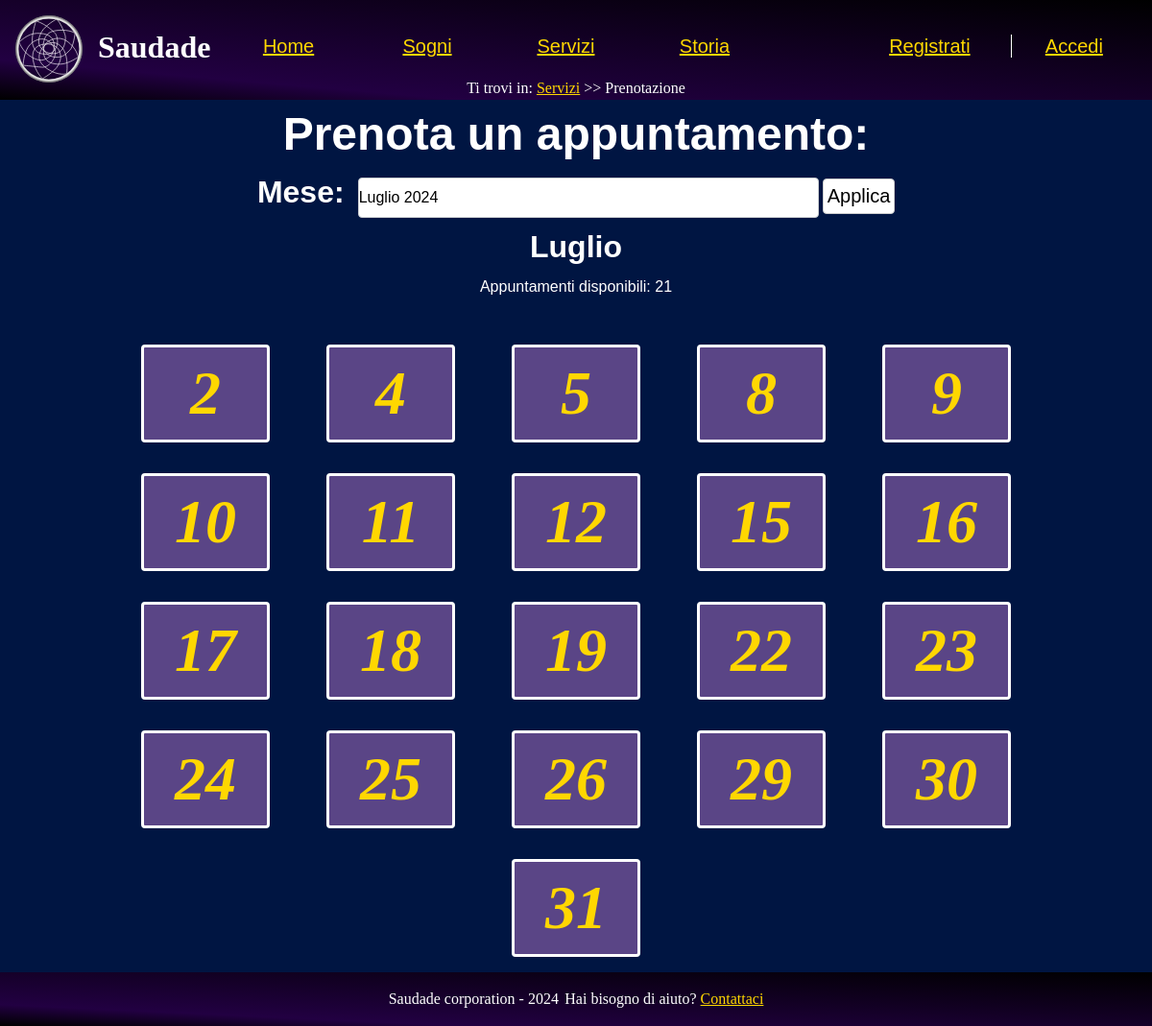
The app's page /src/php/calendario.php?data=7-2024, older data.
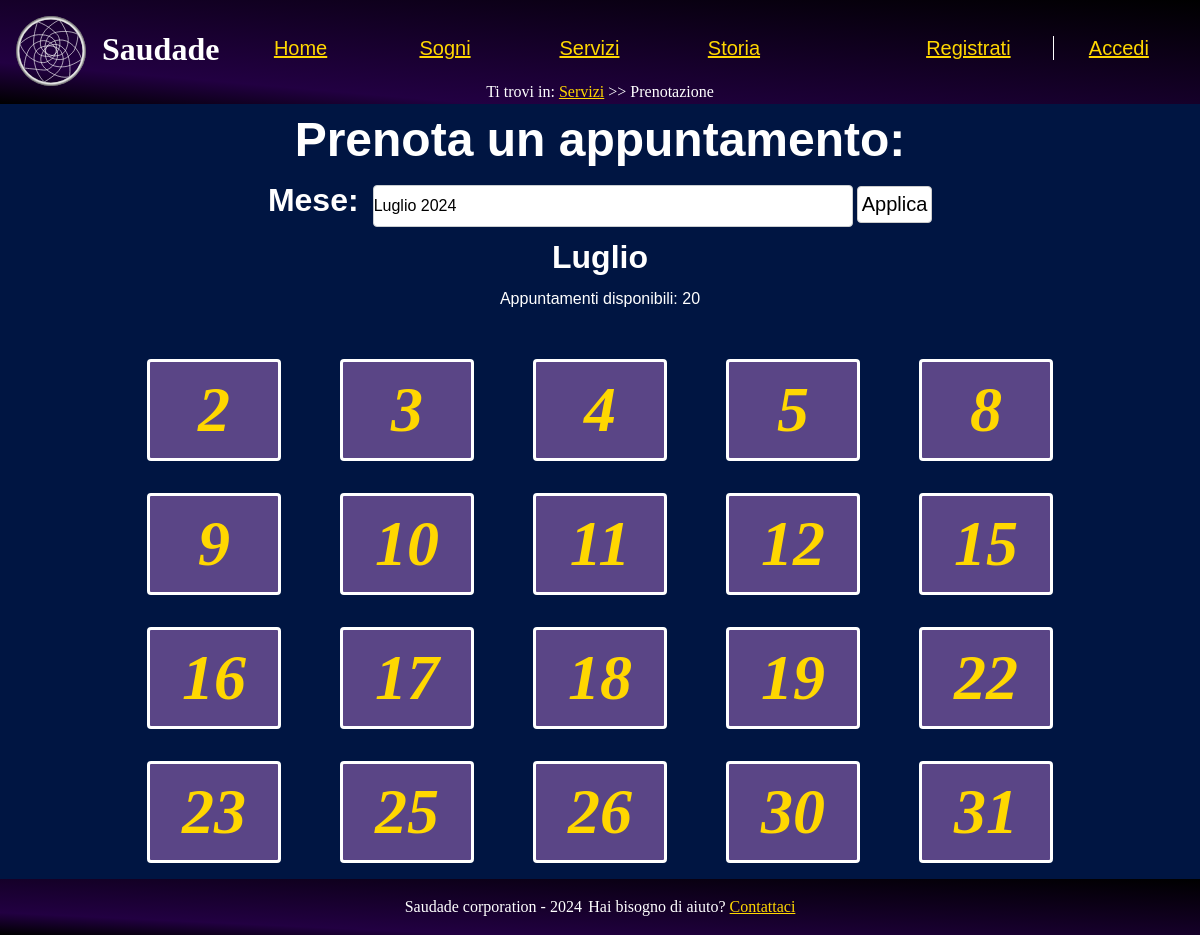
The same page, newer data.
### tables this page shows
CREATE TABLE prenotazioni (
  data DATE PRIMARY KEY,
  user_name VARCHAR(20),
  FOREIGN KEY (user_name) REFERENCES utenti(user_name) ON DELETE CASCADE ON UPDATE CASCADE,
  UNIQUE (user_name)
);

### src/php/functions.php (called while the page is built, shortened)
<?php
class Functions {
    private $connection;
    public function openDBConnection(){
        global $HOST_DB, $USERNAME, $PASSWORD, $DATABASE_NAME;
        $this->connection = mysqli_connect(
            $HOST_DB,
            $USERNAME,
            $PASSWORD,
            $DATABASE_NAME
        );
        $this->connection->set_charset("utf8");
        return mysqli_connect_errno() == 0;
    }
    public function getConnection(){
        return $this->connection;
    }
    public function executeQuery($query){
        if ($this->openDBConnection()) {
            $risultato = mysqli_query($this->connection, $query) or die("Errore di connessione" . mysqli_error($this->connection));
        } else {
            $risultato = null;
        }
        return $risultato;
    }
}

### src/php/calendario.php (the view, shortened to what the changed rows need)
<?php
    require_once("newPage.php");
    require_once("functions.php");
    $pagina = new newPage("../html/calendario.html", "Ottieni chip", "Ottieni il tuo chip", "Pagina prenotazione chip");
    $functions = new functions();
    $arrayMesi = array("", "Gennaio", "Febbraio", "Marzo", "Aprile", "Maggio", "Giugno", "Luglio", "Agosto", "Settembre", "Ottobre", "Novembre", "Dicembre");
    if(isset($_GET['data']) && !empty($_GET['data'])){
        $valore = $_GET['data'];
        $valori = explode('-', $valore);
        if(isset($valori[0]) && isset($valori[1])){
            $mese = $valori[0];
            $anno = $valori[1];
            if($mese>=1 && $mese <=12 && $anno>=date('Y')){
                $dataInput = new DateTime("$anno-$mese-01");
                if ($dataInput < new DateTime()) {
                    $dataInizioQuery = (new DateTime())->format("Y-m-d");
                } else {
                    $dataInizioQuery = $dataInput->format("Y-m-d");
                }
                $dataFineQuery = $anno."-".$mese."-"."31";
                $pagina->modificaHTML("{mesePrenotazione}", $arrayMesi[$mese]);
                $pagina->modificaHTML("{annoPrenotazione}", $anno);
                $functions->openDBConnection();
                $stmt = $functions->getConnection()->prepare("SELECT COUNT(DISTINCT data) AS num_date FROM prenotazioni WHERE user_name IS NULL AND data BETWEEN ? AND ?;");
                $stmt->bind_param("ss", $dataInizioQuery, $dataFineQuery);
                $stmt->execute();
                $risultato = $stmt->get_result();
                if ($risultato->num_rows > 0) {
                    $riga = $risultato->fetch_assoc();
                    $numeroAppuntamenti = $riga['num_date'];
                    $pagina->modificaHTML("{numeroAppuntamenti}", $numeroAppuntamenti);
                } else {
                    $pagina->modificaHTML("{numeroAppuntamenti}", "errore");
                }
                $stmt = $functions->getConnection()->prepare("SELECT DISTINCT(data) FROM prenotazioni WHERE user_name IS NULL AND data BETWEEN ? AND ?;");
                $stmt->bind_param("ss", $dataInizioQuery, $dataFineQuery);
                $stmt->execute();
                $risultato = $stmt->get_result();
                if($risultato == null)
                    $pagina->printErrorPage("Data non trovata");
                else{
                    if(mysqli_num_rows($risultato) > 0){
                        $placeHolderData = "";
                        foreach( $risultato as $row){
                            $giorno = substr($row['data'], 8, 2);
                            $giorno = ltrim($giorno, '0');
                            $placeHolderData .= "<li><a href=\"prenotazione.php?data=".$row['data']."\">".$giorno ."</a></li>";
                        }
                        $pagina->modificaHTML("{data}", $placeHolderData);
                    }else{
                        $pagina->modificaHTML("{data}", "Ancora nessuna data disponibile nel periodo selezionato");
                    }
                }
            }
        }else
            $pagina->modificaHTML("{data}", "Data selezionata non valida, scegliere una data esistente");
    }else{
        $pagina->modificaHTML("{data}", "Data selezionata non valida, scegliere una data esistente");
    }
    $dateTabella = $functions->executeQuery("SELECT DISTINCT YEAR(data) AS anno, MONTH(data) AS mese FROM prenotazioni;");
    if($dateTabella == null){
        $pagina->printErrorPage("Errore di connessione al server, riprovare più tardi");
    }else{
        $dateMenu = "";
        foreach($dateTabella as $row){
            if(isset($mese) && isset($anno) && $row['mese'] == $mese && $row['anno'] == $anno)
                $selezionato = "disabled selected";
            else
                $selezionato = "";
            $dateMenu .= "<option value=\"".$row['mese']."-".$row['anno']."\"".$selezionato."> ".$arrayMesi[$row['mese']]." ".$row['anno']." </option>";
        }
    }

### src/php/newPage.php (shortened to what the changed rows need)
<?php
class newPage{
    private $strutturaHTML = "";
    public $testoFooter = "<p>Saudade <span lang=\"en\">corporation</span> - 2024 </p>";
    public function __construct($template, $titoloPagina, $keywords, $description){
        $paginaTemplate = file_get_contents($template);
        $this->strutturaHTML = file_get_contents("../html/generalTemplate.html");
        $this->strutturaHTML = str_replace("{titoloPagina}", $titoloPagina , $this->strutturaHTML);
        $this->strutturaHTML = str_replace("{metaKeywords}", "Saudade, ".$keywords , $this->strutturaHTML);
        $this->strutturaHTML = str_replace("{metaDescription}", $description , $this->strutturaHTML);
        if($template == "../html/contatta.html"){
            $this->strutturaHTML = str_replace("{testoFooter}", $this->testoFooter, $this->strutturaHTML);
        }else{
            $this->strutturaHTML = str_replace("{testoFooter}", $this->testoFooter."<p> Hai bisogno di aiuto? <a href=\"../php/contatta.php\">Contattaci</a></p>", $this->strutturaHTML);
        }
        $this->strutturaHTML = str_replace("{contenutoMain}", $paginaTemplate, $this->strutturaHTML);
    }
    public function modificaHTML($segnaposto, $dati){
        $this->strutturaHTML = str_replace($segnaposto, $dati, $this->strutturaHTML);
    }
    public function printNavBar($currentPage=null){
        $navBar = file_get_contents("../html/navBarTemplate.html");
        if($currentPage == "../html/index.html"){
            $navBar = str_replace("{homeLink}", "<li><span lang=\"en\">Home</span></li>", $navBar);
            $navBar = str_replace("{logo}", "<img id=\"logo\" alt=\"logo dell'azienda\" src=\"../assets/logo.svg\">
                <img id=\"logo_stampa\" alt=\"logo dell'azienda\" src=\"../assets/logo.svg\">", $navBar);
            $navBar = str_replace("{breadcrumb}", "<span lang=\"en\">Home</span>", $navBar);
            $this->strutturaHTML = str_replace("{langPlaceholder}", "lang=\"en\"", $this->strutturaHTML);
        }else if($currentPage == "../html/servizi.html"){
            $navBar = str_replace("{serviziLink}", "<li>Servizi</li>", $navBar);
            $navBar = str_replace("{breadcrumb}", "Servizi", $navBar);
        }else if($currentPage == "../html/sogni.html"){
            $navBar = str_replace("{breadcrumb}", "Sogni", $navBar);
        }else if($currentPage == "../html/storia.html"){
            $navBar = str_replace("{storiaLink}", "<li>Storia</li>", $navBar);
            $navBar = str_replace("{breadcrumb}", "Storia", $navBar);
        }else if($currentPage == "../html/contatta.html"){
            $navBar = str_replace("{contattaLink}", "<li>Contattaci</li>", $navBar);
            $navBar = str_replace("{breadcrumb}", "Contattaci", $navBar);
        }else if($currentPage == "../html/signup.html"){
            $navBar = str_replace("{signupLink}", "<li class=\"spostaSign\">Registrati</li>", $navBar);
            $navBar = str_replace("{breadcrumb}", "Registrati", $navBar);
            $navBar = str_replace("{loginLink}", "<li class=\"spostaSign\"><a href=\"../php/login.php\">Accedi</a></li>", $navBar);
        }else if($currentPage == "../html/login.html"){
            $navBar = str_replace("{loginLink}", "<li class=\"spostaSign\">Accedi</li>", $navBar);
            $navBar = str_replace("{breadcrumb}", "Accedi", $navBar);
            $navBar = str_replace("{signupLink}", "<li class=\"spostaSign\"><a href=\"../php/signup.php\">Registrati</a></li>", $navBar);
        }else if($currentPage == "../html/sognoSingolo.html"){
            $navBar = str_replace("{breadcrumb}", "<a href=\"sogni.php\">Sogni</a> &gt&gt {titolo}", $navBar);
        }else if($currentPage == "paginaErrore"){
            $navBar = str_replace("{breadcrumb}", "Pagina di errore", $navBar);
        }else if($currentPage == "../html/error404.html"){
            $navBar = str_replace("{breadcrumb}", "Pagina non trovata", $navBar);
        }else if($currentPage == "../html/aggiungiSogno.html"){
            $navBar = str_replace("{breadcrumb}", "Nuovo sogno", $navBar);
        }else if($currentPage == "../html/sognoNonTrovato.html"){
            $navBar = str_replace("{breadcrumb}", "<a href=\"sogni.php\">Sogni</a> &gt&gt Sogno non disponibile", $navBar);
        }else if($currentPage == "../html/acquistoGiaEffettuato.html"){
            $navBar = str_replace("{breadcrumb}", "<a href=\"sogni.php\">Sogni</a> &gt&gt Acquisto già effettuato", $navBar);
        }else if($currentPage == "../html/calendario.html"){
            $navBar = str_replace("{breadcrumb}", "<a href=\"servizi.php\">Servizi</a> &gt&gt Prenotazione", $navBar);
        }else if($currentPage == "../html/prenotazione.html"){
            $navBar = str_replace("{breadcrumb}", "<a href=\"servizi.php\">Servizi</a> &gt&gt Prenotazione {dataPrenotazione}", $navBar);
        }else if($currentPage == "../html/confermaPrenotazione.html"){
            $navBar = str_replace("{breadcrumb}", "<a href=\"servizi.php\">Servizi</a> &gt&gt Prenotazione {dataPrenotazione}", $navBar);
        }else if($currentPage ==  "../html/aggiungiRecensione.html"){
            $navBar = str_replace("{breadcrumb}", "<a href=\"dashboardUser.php\">Area personale</a> &gt&gt Recensione {titoloSogno}", $navBar);
        }else if($currentPage == "../html/aggiungiDate.html"){
            $navBar = str_replace("{breadcrumb}", "<a href=\"dashboardAdmin.php\">Area personale admin</a> &gt&gt Aggiungi date", $navBar);
        }else if($currentPage == "../html/registroAcquisti.html"){
            $navBar = str_replace("{breadcrumb}", "<a href=\"dashboardAdmin.php\"><span lang=\"en\">Dashboard admin</span></a> &gt&gt Registro acquisti", $navBar);
        }else if($currentPage == "../html/registroRecensioni.html"){
            $navBar = str_replace("{breadcrumb}", "<a href=\"dashboardAdmin.php\"><span lang=\"en\">Dashboard admin</span></a> &gt&gt Registro recensioni", $navBar);
        }else if($currentPage == "../html/cancellaSogno.html"){
            $navBar = str_replace("{breadcrumb}", "<a href=\"sogni.php\">Sogni</a> &gt&gt {titolo} &gt&gt cancella", $navBar);
        }else if($currentPage == "../html/confermaAcquisto.html"){
            $navBar = str_replace("{breadcrumb}", "Acquisto effettuato", $navBar);
        }else if($currentPage == "../html/registroPrenotazioni.html"){
            $navBar = str_replace("{breadcrumb}", "<a href=\"dashboardAdmin.php\"><span lang=\"en\">Dashboard admin</span></a> &gt&gt Registro prenotazioni", $navBar);
        }else if($currentPage == "../html/messaggi.html"){
            $navBar = str_replace("{breadcrumb}", "<a href=\"dashboardAdmin.php\"><span lang=\"en\">Dashboard admin</span></a> &gt&gt Messaggi", $navBar);
        }
        $this->strutturaHTML = str_replace("{langPlaceholder}", "", $this->strutturaHTML);
        if(isset($_SESSION['user_name']) && !empty($_SESSION['user_name'])) {
            if($_SESSION['user_name'] == "admin")
                $navBar = str_replace("{loginLink}", "<li><a href=\"dashboardAdmin.php\">Ciao ".$_SESSION['user_name']."</a></li>", $navBar);
            else
                $navBar = str_replace("{loginLink}", "<li><a href=\"dashboardUser.php\">Ciao ".$_SESSION['user_name']."</a></li>", $navBar);
            $navBar = str_replace("{signupLink}", "", $navBar);
            $navBar = str_replace("{logoutLink}", "<li><a href=\"../php/logout.php\"><span lang=\"en\">Logout</span></a></li>", $navBar);
        }else{
            $navBar = str_replace("{logoutLink}", "", $navBar);
            $navBar = str_replace("{loginLink}", "<li class=\"spostaSign\"><a href=\"../php/login.php\">Accedi</a></li>", $navBar);
            $navBar = str_replace("{signupLink}", "<li class=\"spostaSign\"><a href=\"../php/signup.php\">Registrati</a></li>", $navBar);
        }
        $navBar = str_replace("{logo}", "<a href=\"../php/index.php\"><img id=\"logo\" alt=\"logo dell'azienda\" src=\"../assets/logo.svg\"></a>
            <img id=\"logo_stampa\" alt=\"logo dell'azienda\" src=\"../assets/logo.svg\">", $navBar);
        $navBar = str_replace("{homeLink}", "<li><a href=\"index.php\"><span lang=\"en\">Home</span></a></li>", $navBar);
        $navBar = str_replace("{serviziLink}", "<li><a href=\"servizi.php\">Servizi</a></li>", $navBar);
        $navBar = str_replace("{sogniLink}", "<li><a href=\"sogni.php\">Sogni</a></li>", $navBar);
        $navBar = str_replace("{storiaLink}", "<li><a href=\"storia.php\">Storia</a></li>", $navBar);
        $navBar = str_replace("{contattaLink}", "<li><a href=\"contatta.php\">Contattaci</a></li>", $navBar);
    }
    public function printPage(){
        echo $this->strutturaHTML;
    }
}

Row changes from the older to the newer data that the page shows:
no longer on this page (row edited): prenotazioni: data "24"
no longer on this page (row edited): prenotazioni: data "29"
now on this page (row edited): prenotazioni: data "3"
Text that changed along with them:
text no longer shown: "Prenota un appuntamento: Mese: Luglio Appuntamenti disponibili: 21 Saudade corporation - 2024 Hai bisogno di aiuto? Contattaci"
text now shown: "Prenota un appuntamento: Mese: Luglio Appuntamenti disponibili: 20 Saudade corporation - 2024 Hai bisogno di aiuto? Contattaci"
